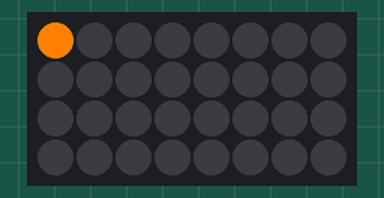
This sketch was run on a simulated ESP8266 (NodeMCU). On the bench: 8×4 RGB LED matrix (first LED top left, wired row by row). WiFi joins after 1.5 s; servers stay silent unless stated; the local clock reads 2024-03-15 10:24:30 at power-on unless the sketch sets it; random numbers use the default seed unless the sketch sets one; what the sketch prints to the serial monitor is not drawn.

Above: at 2.14 s.
At 8.03 s:
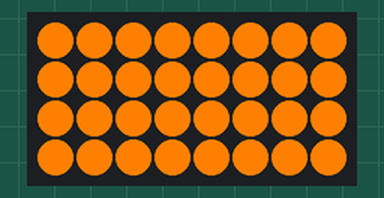
At 13.52 s:
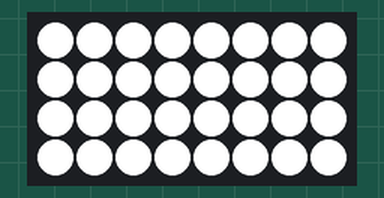
At 33.85 s:
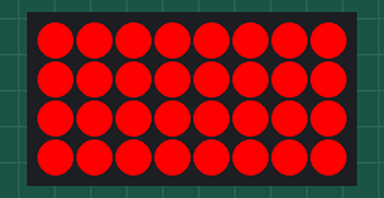
At 36.72 s:
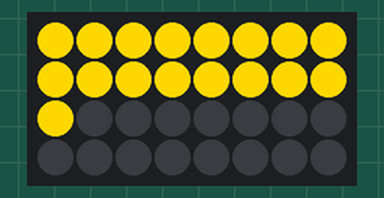
At 39.77 s:
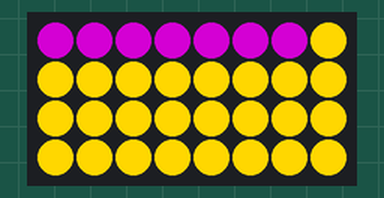

The sketch:

glowing-pumpkin-feather-timer.ino
```cpp
/**************************************************
   Glowing Pumpkin Project w/Timer (Feather)

   By John M. Wargo
   September, 2017

  Components & Tutorials
  ======================
  Feather HUZZAH: https://www.adafruit.com/product/2821
  https://learn.adafruit.com/adafruit-feather-huzzah-esp8266

  Adalogger FeatherWing: https://www.adafruit.com/product/2922
  https://learn.adafruit.com/adafruit-adalogger-featherwing

  NeoPixel FeatherWing: https://www.adafruit.com/product/2945
  https://learn.adafruit.com/adafruit-neopixel-featherwing
 **************************************************/

#include <Adafruit_NeoPixel.h>
#include <ESP8266WiFi.h>
#include <RTClib.h>
#include <TimeLib.h>
#include <WiFiUdp.h>

//#include <HttpClient.h>
//#include <ArduinoJson.h>
//#include <WiFi101.h>

//Local libraries
#include "constants.h"
#include "wi-fi-config.h"

//============================================================
// USER CONFIGURABLE OPTIONS
//============================================================
//Change the following options based on your specific needs,
//hardware configuration, and physical location.

//Set the time zone using the time zones listed in constants.h.
//You'll have to manually switch the device from standard time to daylight
//time during the summer if you live in an area that observes daylight time.
const int timeZone = EDT;

//Wi-Fi settings are in an external file: wifi-config.h
//Set your Wi-Fi SSID and password there.

//Populate the following variable with the number of rows in the slots array
//I'm doing this way because Arduino doesn't have an easy way to determine
//the size of an array at runtime, especially multidimensional arrays.
#define NUMSLOTS 2
//Use the Slots array to define when the relay(s) go on and off
//Slots array values: {onTime, offTime };
// Examples:
// Turn the relay on at 6:00 AM, turn it off 8:00 AM
// { 600, 800 },
// Turn the relay on at 5:00 PM turn it off at 11:00 PM.
// {1700, 2300}
// Turn the relay on at 5:30 AM, turn the relay off at 7:00 AM.
// {530, 700}
int slots[NUMSLOTS][2] = {
  {600, 800},
  {1700, 2359}
  //YOU MUST UPDATE THE NUMSLOTS CONSTANT IF YOU ADD/REMOVE ANY
  //ROWS FROM THIS ARRAY
};

/**************************************************************************
   Specify the Feather pin the NeoPixel is connected to.
   According to the guide at:
   https://learn.adafruit.com/adafruit-neopixel-uberguide/neopixel-shields
   "The NeoPixels are normally controlled from digital pin 6, but pads on
   the bottom make this reassignable. In particular, the default pin for
   Feather Huzzah ESP8266 must be moved, try pin #15!"
   As we're using the Huzzah, we'll make this 15.
 **************************************************************************/
#define PIN 15
// Specifies the number of NeoPixels that are attached to the Feather. In
// this case, we're using the NeoPixel FeatherWing, so its constant at 32
#define NUMPIXELS 32
//Specifies how many columns are in the NeoPixel array, this is used by
//the loop iterator in setColumnColor
#define NUMCOLUMNS 8
//Specifies the number of rows in the NeoPixel array, this is also used
//by the loop iterator in setColumnColor  (the array is zero-based, so the
//value here is num_rows - 1)
#define NUMROWS 4

//initialize the pixels object
Adafruit_NeoPixel pixels = Adafruit_NeoPixel(NUMPIXELS, PIN);

// color definitions
uint32_t cBlue = pixels.Color(0, 0, 255);
uint32_t cGreen = pixels.Color(0, 255, 0);
uint32_t cNone = pixels.Color(0, 0, 0);
uint32_t cOrange = pixels.Color(255, 128, 1);
uint32_t cPurple = pixels.Color(128, 0, 128);
uint32_t cRed = pixels.Color(255, 0, 0);
uint32_t cWhite = pixels.Color(255, 255, 255);
uint32_t cYellow = pixels.Color(255, 215, 0);

////colors is an array of all of the colors
int numColors = 7;
uint32_t colors[] = {cBlue, cGreen, cOrange, cPurple, cRed, cWhite, cYellow};
//============================================================

//Used to pretty-up the sketch's output
String HASHES = "############################################";
String SLOTERRORSTR = "\nInvalid SLOT value: ";
bool wasOn;

// Realtime Clock object
RTC_PCF8523 rtc;
DateTime currentTime;

// UDP/NTP settings
// A UDP instance to let us send and receive packets over UDP
WiFiUDP Udp;

// local port to listen for UDP packets
unsigned int localPort = 8888;
// time.nist.gov NTP server
char timeServer[] = "time.nist.gov";
// NTP time stamp is in the first 48 bytes of the message
const int NTP_PACKET_SIZE = 48;
//buffer to hold incoming and outgoing packets
byte packetBuffer[NTP_PACKET_SIZE];

void setup() {
  //Open the serial connection
  Serial.begin(115200);
  //Wait a little bit, to let the serial connection initialize
  delay(500);
  //Then write program information to the serial port
  Serial.println(HASHES);
  Serial.println("# Adafruit Feather Glowing Pumpkin w/timer #");
  Serial.println("# By John M. Wargo (www.johnwargo.com)     #");
  Serial.println(HASHES);

  // Initialize the NeoPixel library
  pixels.begin();
  // show any lights that should be on (in this case, none)
  pixels.show();

  //Initialize the random number generator with a random seed pulled from
  //analog pin #3
  randomSeed(analogRead(3));

  //==================================================
  //Check the software configuration
  //==================================================
  Serial.println("\nChecking software configuration");

  // Make sure our slot array is populated with valid times
  for (int i = 0; i < NUMSLOTS; i++) {
    //Get our time values
    int onTime = slots[i][0];
    int offTime = slots[i][1];

    // Is onTime valid?
    if (!isValidTime(onTime)) {
      //That won't work, so display an error
      Serial.print(SLOTERRORSTR);
      Serial.println(onTime);
      while (true);
    }

    // Is offTime valid?
    if (!isValidTime(offTime)) {
      //That won't work, so display an error
      Serial.print(SLOTERRORSTR);
      Serial.println(offTime);
      while (true);
    }

    //Are onTime and offTime the same?
    if (onTime == offTime) {
      //That won't work, so display an error
      Serial.print(SLOTERRORSTR);
      Serial.print("OnTime and OffTime cannot have the same value; slot #");
      Serial.println(i);
      while (true);
    }

    // Is onTime AFTER offTime?
    if (onTime > offTime) {
      //That won't work, so display an error
      Serial.print(SLOTERRORSTR);
      Serial.print("offTime preceeds onTime in slot #");
      Serial.println(i);
      // and hop into an infinite loop
      while (true);
    }
  }

  if (!rtc.begin()) {
    Serial.println("RTC board not found");
    //loop forever
    while (true);
  }

  //Has the RTC board been initialized?
  if (!rtc.initialized()) {
    //RTC hasn't been initialized, so it has no time/date value
    Serial.println("RTC is not initialized");
    //The following line sets the RTC to the date & time this sketch was compiled
    //This assumes initializing the RTC immediately after compile, which you would
    //do when you flash the firmware on the device.
    rtc.adjust(DateTime(F(__DATE__), F(__TIME__)));
  }  else  {
    Serial.println("RTC is initialized");
  }

  //Let the user know we're trying to connect to the network
  Serial.print("Connecting to ");
  Serial.println(wifi_ssid);
  //Start trying to connect to the local Wi-Fi network
  WiFi.begin(wifi_ssid, wifi_pass);
  //Loop until connected
  // todo: add a loop counter, and drop out after 10 tries or so
  while (WiFi.status() != WL_CONNECTED) {
    delay(500);
    Serial.print(".");
  }
  //Let them know we're connected
  Serial.println("");
  Serial.println("WiFi connected");
  Serial.println("IP address: ");
  Serial.println(WiFi.localIP());

  //Start the udp server
  Udp.begin(localPort);
  //Then tell the time library how to check network time
  //The getNTPtime function will execute periodically
  //to keep the clock in sync.
  setSyncProvider(getNTPTime);

  //Initialize the pointer that tells the sketch whether the LEDs were
  //on or off.
  wasOn = false;

  Serial.println("Exiting setup");
}

void loop() {
  //Are we in an **on** slot?
  if (isInOnPeriod()) {
    wasOn = true;
    //generate a random integer between 1 and 10
    //  if it's a 9 or a 10, ...
    if ((int)random(11) > 8) {
      //do that flicker thing
      flicker();
    } else {
      //otherwise, pick a random color and set each pixel individually to that color
      //with a random time delay between setting each pixel
      //stepLights(colors[(int)random(1, numColors + 1)], (int)random(50, 500));
      //For a smoother color transition, use the following:
      swapColor(colors[(int)random(1, numColors + 1)], (int)random(25, 200));
    }
  } else {
    //Use wasOn to make sure we only turn the lights off once (after they've
    //been on)
    if (wasOn) {
      //Then turn the lights off
      setColor(cNone);
      pixels.show();
      wasOn = false;
    }
    //Wait five seconds and check again
    delay(5000);
  }
}

void flicker() {
  // how many times are we going to flash?
  int flashCount = (int)random(1, 7);
  //flash the lights in white flashCount times
  //with a random duration and random delay between each flash
  for (int i = 0; i < flashCount; i++) {
    // Set all pixels to white and turn them on
    setColor(cWhite);
    // Delay for a random period of time (in milliseconds)
    delay((int)random(50, 150));
    //clear the lights (set the color to none)
    setColor(cNone);
    // Delay for a random period of time (in milliseconds)
    delay((int)random(100, 500));
  }
}

// Fill the NeoPixel array with a specific color
void setColor(uint32_t c) {
  for (uint16_t i = 0; i < pixels.numPixels(); i++) {
    pixels.setPixelColor(i, c);
  }
  pixels.show();
}

//Set a single color one column at a time across the array.
//Used to 'fade' into a new color
void stepLights(uint32_t c, int delayVal) {
  //Loop through all of the columns
  for (int i = 0; i < NUMCOLUMNS; i++) {
    //Set a column to the new color
    for (int j = 0; j < NUMROWS; j++) {
      pixels.setPixelColor(i + (j * NUMCOLUMNS), c);
    } //for j
    //Display the new row color
    pixels.show();
    //wait for the specified period of time (in milliseconds)
    delay(delayVal);
  }  //for i
}

//Set a single color one column at a time across the array.
//Used to 'fade' into a new color
void swapColor(uint32_t c, int delayVal) {
  for (uint16_t i = 0; i < pixels.numPixels(); i++) {
    pixels.setPixelColor(i, c);
    //Display the new row color
    pixels.show();
    //wait for the specified period of time (in milliseconds)
    delay(delayVal);
  }
}

int getTime24() {
  // Return the current time as an integer value in 24 hour format
  DateTime theTime = rtc.now();
  return (theTime.hour() * 100) + theTime.minute();
}

bool isValidTime(int timeVal) {
  //Make sure the time value is between 0 and 2359 with
  // no minute value greater than 59
  return ((timeVal > -1) && (timeVal < 2360) && (timeVal % 100 < 60));
}

bool isInOnPeriod() {
  //Loop through the active slots array to see if the relay is
  //supposed to be on. This assumes the device just powered on
  //and it doesn't know whether it's supposed to be on or not.
  int timeVal = getTime24();
  for (int i = 0; i < NUMSLOTS; i++) {
    if ((timeVal >= slots[i][0]) && (timeVal < slots[i][1])) {
      //yep, we're supposed to be on
      return true;
    }
  }
  return false;
}

// send an NTP request to the time server
void sendNTPpacket(char *address) {
  // set all bytes in the buffer to 0
  memset(packetBuffer, 0, NTP_PACKET_SIZE);
  // Initialize values needed to form NTP request
  // (see URL above for details on the packets)
  packetBuffer[0] = 0b11100011; // LI, Version, Mode
  packetBuffer[1] = 0;          // Stratum, or type of clock
  packetBuffer[2] = 6;          // Polling Interval
  packetBuffer[3] = 0xEC;       // Peer Clock Precision
  // 8 bytes of zero for Root Delay & Root Dispersion
  packetBuffer[12] = 49;
  packetBuffer[13] = 0x4E;
  packetBuffer[14] = 49;
  packetBuffer[15] = 52;
  // all NTP fields have been given values, now
  // you can send a packet requesting a timestamp:
  Udp.beginPacket(address, 123); //NTP requests are to port 123
  Udp.write(packetBuffer, NTP_PACKET_SIZE);
  Udp.endPacket();
}

time_t getNTPTime() {
  while (Udp.parsePacket() > 0); // discard any previously received packets
  Serial.println("Sending NTP Request");
  sendNTPpacket(timeServer);
  uint32_t beginWait = millis();
  while (millis() - beginWait < 1500)  {
    int size = Udp.parsePacket();
    if (size >= NTP_PACKET_SIZE)    {
      //We got a response
      Udp.read(packetBuffer, NTP_PACKET_SIZE); // read packet into the buffer
      unsigned long secsSince1900, adjustedTime;
      // convert four bytes starting at location 40 to a long integer
      secsSince1900 = (unsigned long)packetBuffer[40] << 24;
      secsSince1900 |= (unsigned long)packetBuffer[41] << 16;
      secsSince1900 |= (unsigned long)packetBuffer[42] << 8;
      secsSince1900 |= (unsigned long)packetBuffer[43];
      Serial.print("Time: ");
      Serial.println(secsSince1900);
      Serial.println();

      //Determine the local time
      adjustedTime = secsSince1900 - 2208988800UL + timeZone * SECS_PER_HOUR;
      //Set the time in the RTC
      rtc.adjust(adjustedTime);
      //Return the current time to the time library
      return adjustedTime;
    }
  }
  Serial.println("No NTP Response\n");
  return 0; // return 0 if unable to get the time
}
```

constants.h
```cpp
//Used to represent a blank string in the code, to make the code more easily readable
#define BLANKSTR ""

//Time Zones
//Use the following to add to this list https://www.timeanddate.com/time/zones/
//This is by no means a complete list, add to this as needed for your timezone
#define GMT  0  // GMT – Greenwich Mean Time / Coordinated Universal Time
#define CET  1  // Central European Time
#define EDT -4  // Eastern Daylight Time (USA)
#define CDT -5  // Central Daylight Time (USA)
#define EST -5  // Eastern Standard Time (USA)
#define CT  -6  // Central Time (USA)
#define MDT -6  // Mountain Daylight Time (USA)
#define MST -7  // Mountain Standard Time (USA)
#define PDT -7  // Pacific Daylight Time (USA)
#define PST -8  // Pacific Standard Time (USA)
```

wi-fi-config.h
```cpp
// Populate the defines below with the settings for your Wi-Fi network
// Network SSID (name)
#define wifi_ssid ""
// SSID password (use for WPA, or use as key for WEP)
#define wifi_pass ""
```
